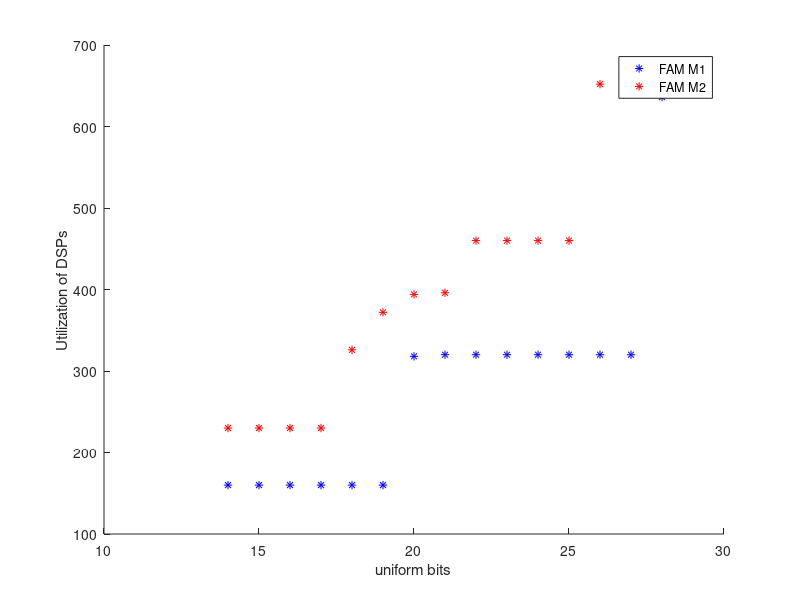
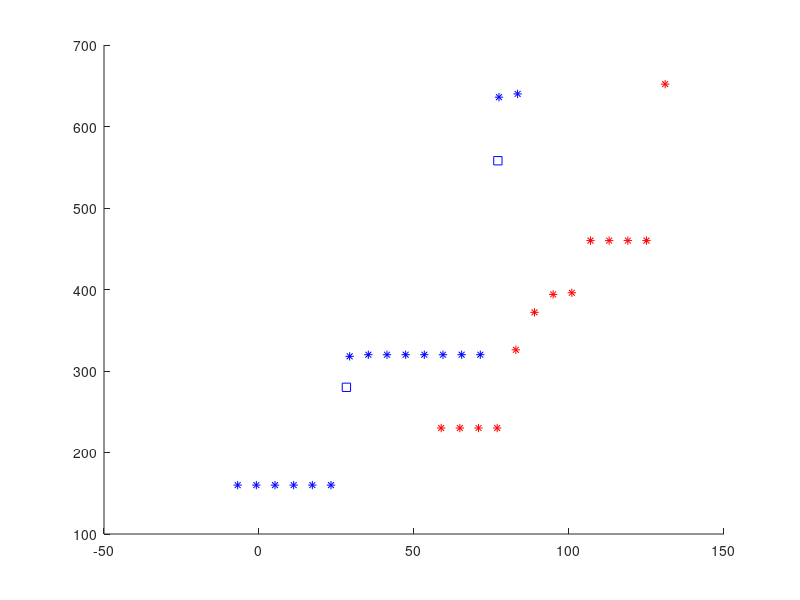

Source code (MATLAB) for these figures, in order: (Note: this script raises an error after producing the figures.)
clear all; clc
% Fig 13 FAM methods for DSP utilization at different conditions

load('./Data/uniBit_M1_M2.mat')
unibits_Dsp_M1 = [160,160,160,160,160,160,318,320,320,320,320,320,320,320,636,640]';
unibits_Dsp_M2 = [230,230,230,230,326,372,394,396,460,460,460,460,652]';
unibits_M1 = 14:29;
unibits_M2 = 14:26;
op_M1 = [28.19475609,280;77.0536262997094,558];

figure
hold on;
p1 = plot(unibits_M1, unibits_Dsp_M1, 'b*','DisplayName','FAM M1');
p2 = plot(unibits_M2, unibits_Dsp_M2, 'r*','DisplayName','FAM M2');
legend([p1,p2],'Location','best');
ylabel('Utilization of DSPs');
xlabel('uniform bits');
%%
figure
hold on;
p1 = plot(cell2mat(unitBit_M1(2:17,6)), unibits_Dsp_M1, 'b*','DisplayName','FAM M1');
p2 = plot(cell2mat(unitBit_M2(2:14,6)), unibits_Dsp_M2, 'r*','DisplayName','FAM M2');
p3 = plot(op_M1(:,1),op_M1(:,2),'bs','DisplayName','FAM M1 optimize');
p4 = plot(cell2mat(unitBit_M1(15,6)),unibits_Dsp_M1(14),'bO','DisplayName','Choosen for FAM M1');
p5 = plot(cell2mat(unitBit_M2(5,6)),unibits_Dsp_M2(4),'rO','DisplayName','Choosen for FAM M2');
legend([p1,p2,p3,p4,p5],'Location','best');
ylabel('Utilization of DSPs');
xlabel('SQNR');